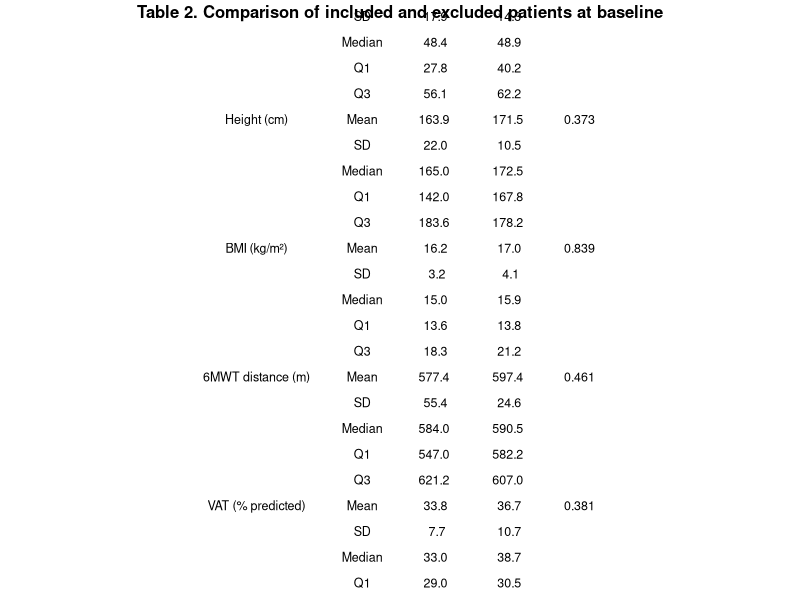

Recreate this plot in R. (Note: this script raises an error after producing the figure.)
## ---- chunk 1
knitr::opts_chunk$set(echo = TRUE, warning = FALSE, message = FALSE)
## ---- chunk 2
packages <- c("readxl", "dplyr", "gridExtra")

for (pkg in packages) {
  if (!require(pkg, character.only = TRUE)) {
    install.packages(pkg)
    library(pkg, character.only = TRUE)
  }
}
## ---- chunk 3
# Load package
library(readxl)

# Import datasets
included_data <- read_excel("data/data_clean.xlsx")
excluded_data <- read_excel("data/data_excluded.xlsx")

# Check structure
str(included_data)
str(excluded_data)
## ---- chunk 4
library(dplyr)
library(gridExtra)
library(grid)

# Fonction descriptive
describe <- function(x) {
  data.frame(
    Statistic = c("Mean", "SD", "Median", "Q1", "Q3"),
    Value = c(
      mean(x, na.rm = TRUE),
      sd(x, na.rm = TRUE),
      median(x, na.rm = TRUE),
      quantile(x, 0.25, na.rm = TRUE),
      quantile(x, 0.75, na.rm = TRUE)
    )
  )
}

vars <- c("age", "weight_kg", "height_cm", "bmi_kg_cm2",
          "6minwt_distance_traveled_m_before",
          "vat_before",
          "pedsql_totalself_before")

labels <- c(
  "Age (years)",
  "Weight (kg)",
  "Height (cm)",
  "BMI (kg/m²)",
  "6MWT distance (m)",
  "VAT (% predicted)",
  "PedsQL score (0–100)"
)

table_list <- list()

for(i in seq_along(vars)) {
  
  var <- vars[i]
  
  x <- included_data[[var]]
  y <- excluded_data[[var]]
  
  # Remove NA (important pour le test)
  x_clean <- x[!is.na(x)]
  y_clean <- y[!is.na(y)]
  
  # Mann-Whitney
  p_val <- round(wilcox.test(x_clean, y_clean)$p.value, 3)
  
  inc <- describe(x)
  exc <- describe(y)
  
  df <- data.frame(
    Variable = c(labels[i], rep("", 4)),
    Statistic = inc$Statistic,
    Included = round(inc$Value, 1),
    Excluded = round(exc$Value, 1),
    p_value = c(p_val, rep("", 4))
  )
  
  table_list[[i]] <- df
}

table_final <- do.call(rbind, table_list)

# ---- SEX ----
p_sexe <- round(fisher.test(table(
  c(included_data$sexe, excluded_data$sexe),
  c(rep("Included", nrow(included_data)),
    rep("Excluded", nrow(excluded_data)))
))$p.value, 3)

sexe_inc <- table(included_data$sexe)
sexe_exc <- table(excluded_data$sexe)

sex_df <- data.frame(
  Variable = c("Sex (M/F)", rep("", length(sexe_inc)-1)),
  Statistic = names(sexe_inc),
  Included = as.numeric(sexe_inc),
  Excluded = as.numeric(sexe_exc),
  p_value = c(p_sexe, rep("", length(sexe_inc)-1))
)

table_final <- rbind(table_final, sex_df)

table_final

library(gridExtra)
library(grid)

# Ajuster hauteur automatiquement
n_rows <- nrow(table_final)

pdf(
  "figures/Table_2_Comparison_of_included_and_excluded_patients_at_baseline.pdf",
  width = 8,
  height = 1 + n_rows * 0.3   
)

# Table sans quadrillage
tg <- tableGrob(
  table_final,
  rows = NULL,
  theme = ttheme_minimal(  
    core = list(
      fg_params = list(fontsize = 9)
    ),
    colhead = list(
      fg_params = list(fontsize = 10, fontface = "bold")
    )
  )
)

grid.arrange(
  textGrob(
    "Table 2. Comparison of included and excluded patients at baseline",
    gp = gpar(fontsize = 12, fontface = "bold")
  ),
  tg,
  ncol = 1,
  heights = c(0.2, 5)  
)

dev.off()
## ---- chunk 5

# Paired Wilcoxon test
wilcox_test <- wilcox.test(
  included_data$`6minwt_distance_traveled_m_after`,
  included_data$`6minwt_distance_traveled_m_before`,
  paired = TRUE,
  exact = TRUE
)
wilcox_test

# Export Wilcoxon test results to a text file
sink("results/wilcoxon_test_results.txt")
cat("Paired Wilcoxon Test (6MWT before vs after)\n\n")
print(wilcox_test)
sink()

## ---- chunk 6
library(dplyr)
library(tidyr)
library(ggplot2)

# Data PedsQL before/after
pedsql_data <- included_data %>%
  select(
    pedsql_totalself_before, pedsql_totalself_after,
    pedsql_physiqueself_before, pedsql_physiqueself_after,
    pedsql_emotionself_before, pedsql_emotionself_after,
    pedsql_relationself_before, pedsql_relationself_after,
    pedsql_ecoleself_before, pedsql_ecoleself_after,
    pedsql_psycosocialself_before, pedsql_psycosocialself_after
  ) %>%
  pivot_longer(cols = everything(),
               names_to = "Variable",
               values_to = "Score") %>%
  mutate(
    Time = ifelse(grepl("before", Variable), "Before", "After"),
    Time = factor(Time, levels = c("Before", "After")),
    Dimension = case_when(
      grepl("total", Variable) ~ "Total Score",
      grepl("physique", Variable) ~ "Physical",
      grepl("emotion", Variable) ~ "Emotional",
      grepl("relation", Variable) ~ "Social",
      grepl("ecole", Variable) ~ "School",
      grepl("psycosocial", Variable) ~ "Psychosocial"
    )
  )

# Medians calculation for each dimension and time point
medians <- pedsql_data %>%
  group_by(Dimension, Time) %>%
  summarise(median = median(Score, na.rm = TRUE), .groups = "drop")

# Plot
p_pedsql <- ggplot(pedsql_data, aes(x = Time, y = Score, fill = Dimension)) +
  
  geom_boxplot(alpha = 0.5, outlier.shape = NA) +
  
  # Medians lines each dimension
  geom_line(
    data = medians,
    aes(x = Time, y = median, group = Dimension, color = Dimension),
    size = 1
  ) +
  
  # Medians points
  
  geom_point(
    data = medians,
    aes(x = Time, y = median, color = Dimension),
    size = 2
  ) +
  
  facet_wrap(~ Dimension, nrow = 2) +
  
  xlab("") +
  ylab("Score (0–100)") +
  ggtitle("Figure 4. Distribution of PedsQL Scores Before and After Intervention") +
  
  theme_minimal() +
  theme(
    strip.text = element_text(face = "bold"),
    legend.position = "none"   
  )
p_pedsql

# Export
ggsave(
  "figures/Figure_4_PedsQL_Before_After.pdf",
  plot = p_pedsql,
  width = 8,
  height = 6
)
## ---- chunk 7
# Spearman correlation
cor_test <- cor.test(
  included_data$`6minwt_distance_traveled_m_after`,
  included_data$pedsql_totalself_after,
  method = "spearman"
)

cor_test

# Viewing
library(ggplot2)

# Create plot
p_corr <- ggplot(included_data, aes(
  x = `6minwt_distance_traveled_m_after`,
  y = pedsql_totalself_after
)) +
  geom_point() +
  geom_smooth(method = "loess", se = TRUE) +
  xlab("6-Minute Walk Distance (m)") +
  ylab("PedsQL Score (0–100)") +
  ggtitle("Figure 5. Correlation Between Quality of Life and Functional Capacity measured at 6mwt ") +
  theme_minimal()

p_corr

# Export PDF
ggsave(
  "figures/Figure_5_Correlation_PedsQL_6MWT.pdf",
  plot = p_corr,
  width = 8,
  height = 6
)
